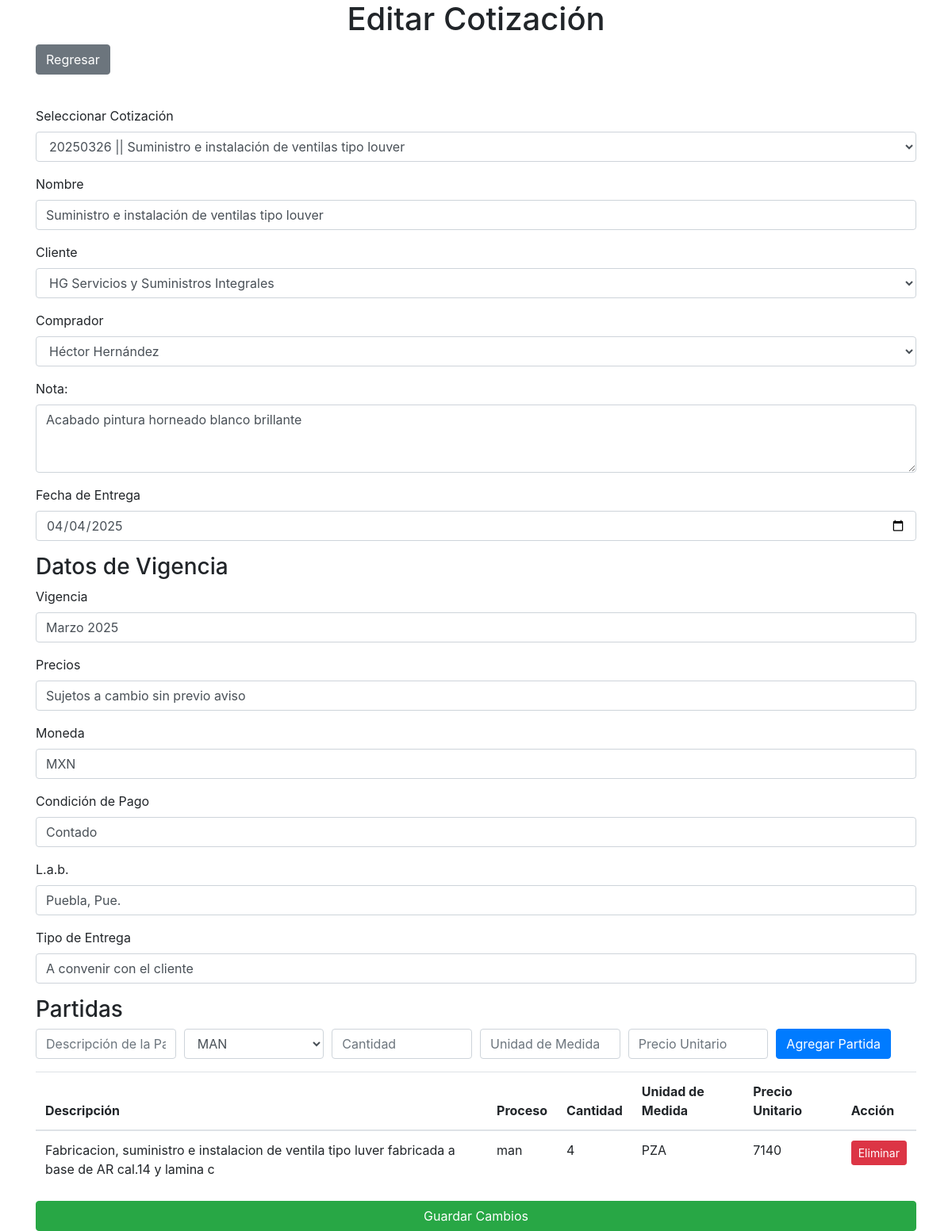
Page /PROYECTOS/edit_project.php?cod_fab=20250326 (signed in) on the committed database.
### tables this page shows
CREATE TABLE `proyectos` (
  `cod_fab` varchar(100) NOT NULL,
  `id_cliente` int(11) DEFAULT NULL,
  `nombre` varchar(255) DEFAULT NULL,
  `descripcion` text DEFAULT NULL,
  `id_pedido` int(11) DEFAULT NULL,
  `fecha_entrega` date DEFAULT NULL,
  `etapa` enum('creado','aprobado','directo','rechazado','en proceso','finalizado','facturacion') DEFAULT 'creado',
  `observaciones` text DEFAULT NULL,
  `fecha_creacion` timestamp NOT NULL DEFAULT current_timestamp(),
  `id_comprador` int(11) DEFAULT NULL
);

CREATE TABLE `clientes_p` (
  `id` int(11) NOT NULL,
  `nombre_comercial` varchar(100) NOT NULL,
  `razon_social` varchar(150) NOT NULL,
  `rfc` varchar(30) NOT NULL,
  `direccion` varchar(100) NOT NULL,
  `activo` tinyint(1) NOT NULL DEFAULT 1
);

CREATE TABLE `compradores` (
  `id_comprador` int(11) NOT NULL,
  `id_cliente` int(11) DEFAULT NULL,
  `nombre` varchar(100) DEFAULT NULL,
  `telefono` varchar(30) DEFAULT NULL,
  `correo` varchar(80) DEFAULT NULL
);

CREATE TABLE `datos_vigencia` (
  `id` int(11) NOT NULL,
  `cod_fab` varchar(100) DEFAULT NULL,
  `vigencia` varchar(255) DEFAULT NULL,
  `precios` varchar(255) DEFAULT NULL,
  `moneda` varchar(50) DEFAULT NULL,
  `condicion_pago` varchar(255) DEFAULT NULL,
  `lab` varchar(255) DEFAULT NULL,
  `tipo_entr` varchar(255) DEFAULT NULL
);

CREATE TABLE `partidas` (
  `id` int(11) NOT NULL,
  `descripcion` varchar(255) NOT NULL,
  `cod_fab` varchar(100) NOT NULL,
  `proceso` varchar(10) DEFAULT NULL,
  `cantidad` int(11) NOT NULL,
  `unidad_medida` varchar(10) NOT NULL,
  `precio_unitario` float NOT NULL,
  `subtotal` decimal(10,2) GENERATED ALWAYS AS (`cantidad` * `precio_unitario`) VIRTUAL,
  `iva` decimal(10,2) GENERATED ALWAYS AS (`subtotal` * 0.16) VIRTUAL,
  `total` decimal(10,2) GENERATED ALWAYS AS (`subtotal` + `iva`) VIRTUAL,
  `id_pd` int(11) DEFAULT NULL
);

### PROYECTOS/edit_project.php (the view, shortened to what this page needs)
<?php
require 'C:/xampp/htdocs/db_connect.php';
$sqlProyectos = "SELECT cod_fab, nombre FROM proyectos";
$resultProyectos = $conn->query($sqlProyectos);
$proyectos = [];
if ($resultProyectos->num_rows > 0) {
    while ($row = $resultProyectos->fetch_assoc()) {
        $proyectos[] = $row;
    }
}
$sqlClientes = "SELECT id, nombre_comercial FROM clientes_p";
$resultClientes = $conn->query($sqlClientes);
$clientes = [];
if ($resultClientes->num_rows > 0) {
    while ($row = $resultClientes->fetch_assoc()) {
        $clientes[] = $row;
    }
}
$proyecto = null;
$partidas = [];
$datosVigencia = null;
if (isset($_GET['cod_fab'])) {
    $cod_fab = $_GET['cod_fab'];
    $sqlProyecto = "SELECT p.*, c.nombre_comercial AS nombre_cliente, c.direccion AS ubicacion_cliente,
    co.id_comprador AS id_comprador, co.nombre AS nombre_comprador, co.telefono AS telefono_comprador,
    co.correo AS email_comprador
    FROM proyectos p
    LEFT JOIN clientes_p c ON p.id_cliente = c.id
    LEFT JOIN compradores co ON p.id_comprador = co.id_comprador
    WHERE p.cod_fab = ?";
    $stmtProyecto = $conn->prepare($sqlProyecto);
    $stmtProyecto->bind_param("s", $cod_fab);
    $stmtProyecto->execute();
    $resultProyecto = $stmtProyecto->get_result();
    $proyecto = $resultProyecto->fetch_assoc();
    $sqlPartidas = "SELECT * FROM partidas WHERE cod_fab = ?";
    $stmtPartidas = $conn->prepare($sqlPartidas);
    $stmtPartidas->bind_param("s", $cod_fab);
    $stmtPartidas->execute();
    $resultPartidas = $stmtPartidas->get_result();
    while ($row = $resultPartidas->fetch_assoc()) {
        $partidas[] = $row;
    }
    $sqlVigencia = "SELECT * FROM datos_vigencia WHERE cod_fab = ?";
    $stmtVigencia = $conn->prepare($sqlVigencia);
    $stmtVigencia->bind_param("s", $cod_fab);
    $stmtVigencia->execute();
    $resultVigencia = $stmtVigencia->get_result();
    $datosVigencia = $resultVigencia->fetch_assoc();
}
?>
<!DOCTYPE html>
<html lang="es">
<head>
    <link rel="stylesheet" href="https://stackpath.bootstrapcdn.com/bootstrap/4.5.2/css/bootstrap.min.css">
</head>
<body>
<div class="container">
    <h1 class="text-center">Editar Cotización</h1>
    <a href="all_projects.php" class="btn btn-secondary">Regresar</a>
    <p>&nbsp;&nbsp;&nbsp;&nbsp;</p>
    <div class="form-group">
        <label for="selectProyecto">Seleccionar Cotización</label>
        <select class="form-control" id="selectProyecto" onchange="cargarProyecto(this.value)">
            <?php foreach ($proyectos as $proy): ?>
                <option value="<?php echo $proy['cod_fab']; ?>" <?php echo (isset($proyecto['cod_fab']) && $proy['cod_fab'] === $proyecto['cod_fab']) ? 'selected' : ''; ?>>
                    <?php echo htmlspecialchars($proy['cod_fab']); ?> || <?php echo htmlspecialchars($proy['nombre']); ?>
                </option>
            <?php endforeach; ?>
        </select>
    </div>
    <form id="projectForm" method="POST" action="edit_project.php">
        <div class="form-group">
            <label for="nombre">Nombre</label>
            <input type="text" class="form-control" id="nombre" name="nombre" value="<?php echo $proyecto['nombre'] ?? ''; ?>" required>
        </div>
        <div class="form-group">
            <label for="id_cliente">Cliente</label>
            <select class="form-control" id="id_cliente" name="id_cliente" required>
                <?php foreach ($clientes as $cliente): ?>
                    <option value="<?php echo $cliente['id']; ?>"
                        <?php echo (isset($proyecto['id_cliente']) && $cliente['id'] == $proyecto['id_cliente']) ? 'selected' : ''; ?>>
                        <?php echo htmlspecialchars($cliente['nombre_comercial']); ?>
                    </option>
                <?php endforeach; ?>
            </select>
        </div>
        <div class="form-group">
            <label for="id_comprador">Comprador</label>
            <select class="form-control" id="id_comprador" name="id_comprador" required>
                <?php if (isset($proyecto['id_comprador'])): ?>
                    <option value="<?php echo $proyecto['id_comprador']; ?>" selected>
                        <?php echo htmlspecialchars($proyecto['nombre_comprador']); ?>
                    </option>
                <?php endif; ?>
            </select>
        </div>
        <div class="form-group">
            <label for="descripcion">Nota:</label>
            <textarea class="form-control" id="descripcion" name="descripcion" rows="3"><?php echo $proyecto['descripcion'] ?? ''; ?></textarea>
        </div>
        <div class="form-group">
            <label for="fecha_entrega">Fecha de Entrega</label>
            <input type="date" class="form-control" id="fecha_entrega" name="fecha_entrega" value="<?php echo $proyecto['fecha_entrega'] ?? ''; ?>" required>
        </div>
        <h3>Datos de Vigencia</h3>
        <div class="form-group">
            <label for="vigencia">Vigencia</label>
            <input type="text" class="form-control" id="vigencia" name="vigencia" value="<?php echo $datosVigencia['vigencia'] ?? ''; ?>" required>
        </div>
        <div class="form-group">
            <label for="precios">Precios</label>
            <input type="text" class="form-control" id="precios" name="precios" value="<?php echo $datosVigencia['precios'] ?? ''; ?>" required>
        </div>
        <div class="form-group">
            <label for="moneda">Moneda</label>
            <input type="text" class="form-control" id="moneda" name="moneda" value="<?php echo $datosVigencia['moneda'] ?? ''; ?>" required>
        </div>
        <div class="form-group">
            <label for="condicion_pago">Condición de Pago</label>
            <input type="text" class="form-control" id="condicion_pago" name="condicion_pago" value="<?php echo $datosVigencia['condicion_pago'] ?? ''; ?>" required>
        </div>
        <div class="form-group">
            <label for="lab">L.a.b.</label>
            <input type="text" class="form-control" id="lab" name="lab" value="<?php echo $datosVigencia['lab'] ?? ''; ?>" required>
        </div>
        <div class="form-group">
            <label for="tipo_entr">Tipo de Entrega</label>
            <input type="text" class="form-control" id="tipo_entr" name="tipo_entr" value="<?php echo $datosVigencia['tipo_entr'] ?? ''; ?>" required>
        </div>
        <h3>Partidas</h3>
        <div class="form-row">
            <div class="col">
                <input type="text" class="form-control" id="descripcion_partida" placeholder="Descripción de la Partida">
            </div>
            <div class="col">
                <select class="form-control" id="proceso">
                    <option value="man">MAN</option>
                </select>
            </div>
            <div class="col">
                <input type="number" class="form-control" id="cantidad_partida" placeholder="Cantidad">
            </div>
            <div class="col">
                <input type="text" class="form-control" id="um_partida" placeholder="Unidad de Medida">
            </div>
            <div class="col">
                <input type="number" class="form-control" id="precio_unitario_partida" placeholder="Precio Unitario">
            </div>
            <div class="col">
                <button type="button" class="btn btn-primary" id="addPartida">Agregar Partida</button>
            </div>
        </div>
        <table class="table mt-3">
            <thead>
                <tr>
                    <th>Descripción</th>
                    <th>Proceso</th>
                    <th>Cantidad</th>
                    <th>Unidad de Medida</th>
                    <th>Precio Unitario</th>
                    <th>Acción</th>
                </tr>
            </thead>
            <tbody id="partidasTable">
                <?php if (!empty($partidas)): ?>
                    <?php foreach ($partidas as $partida): ?>
                        <tr>
                            <td><?php echo $partida['descripcion']; ?></td>
                            <td><?php echo $partida['proceso']; ?></td>
                            <td><?php echo $partida['cantidad']; ?></td>
                            <td><?php echo $partida['unidad_medida']; ?></td>
                            <td><?php echo $partida['precio_unitario']; ?></td>
                            <td><button class="btn btn-danger btn-sm removePartida">Eliminar</button></td>
                        </tr>
                    <?php endforeach; ?>
                <?php endif; ?>
            </tbody>
        </table>
        <button type="submit" class="btn btn-success btn-block">Guardar Cambios</button>
    </form>
</div>
</body>
</html>

### rows in the picture
proyectos: nombre "Suministro e instalación de ventilas tipo louver", id_cliente "HG Servicios y Suministros Integrales", descripcion "Acabado pintura horneado blanco brillante", fecha_entrega "04/04/2025"
compradores: id_comprador "Héctor Hernández"
datos_vigencia: vigencia "Marzo 2025", precios "Sujetos a cambio sin previo aviso", moneda "MXN", condicion_pago "Contado", lab "Puebla, Pue.", tipo_entr "A convenir con el cliente"
partidas: descripcion "Fabricacion, suministro e instalacion de ventila tipo luver fabricada a base de AR cal.14 y lamina c", proceso "man", cantidad "4", unidad_medida "PZA", precio_unitario "7140"

### other values in the picture
form field value "20250326 || Suministro e instalación de ventilas tipo louver"
